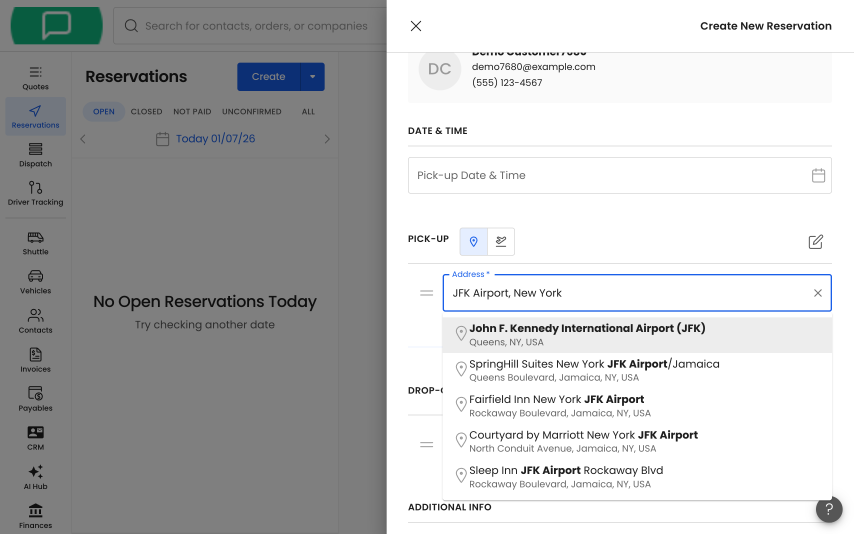
#> input picture .claude/skills/moovs-walkthrough-capture/scripts/walkthroughs/create-reservation-frames-20260107_214332/07_pickup_search.png, 2560 x 1600 px (shown at 1/3 size)
$ python create_gif.py out.png walkthroughs/create-reservation-frames-20260107_214332/07_pickup_search.png
#> lines starting #> are read from the running program, lines starting #| are printed output that depends on the picture
#!/usr/bin/env python3
"""
Moovs Walkthrough Capture - GIF Builder

Stitches screenshots into animated GIFs with optional annotations.
"""

import imageio
from PIL import Image, ImageDraw, ImageFont
from pathlib import Path
from typing import List, Optional
import os


class GifBuilder:
    """
    Builds animated GIFs from a sequence of screenshots.

    Supports annotations, timing control, and quality optimization.
    """

    # Quality presets
    QUALITY_PRESETS = {
        "low": {"colors": 64, "optimize": True},
        "medium": {"colors": 128, "optimize": True},
        "high": {"colors": 256, "optimize": False},
    }

    def __init__(
        self,
        frame_duration: int = 2000,
        max_width: int = 800,
        quality: str = "high",
        loop: bool = True,
        annotations: bool = True,
        annotation_height: int = 40,
        annotation_bg: str = "#333333",
        annotation_fg: str = "#FFFFFF"
    ):
        """
        Initialize the GIF builder.

        Args:
            frame_duration: Duration per frame in milliseconds
            max_width: Maximum width for the output GIF
            quality: Quality preset (low, medium, high)
            loop: Whether to loop the GIF
            annotations: Whether to add step labels
            annotation_height: Height of annotation bar
            annotation_bg: Background color for annotations
            annotation_fg: Text color for annotations
        """
        self.frame_duration = frame_duration
        self.max_width = max_width
        self.quality = quality
        self.loop = loop
        self.annotations = annotations
        self.annotation_height = annotation_height
        self.annotation_bg = annotation_bg
        self.annotation_fg = annotation_fg

    def create_gif(
        self,
        frame_paths: List[str],
        output_path: str,
        labels: Optional[List[str]] = None,
        durations: Optional[List[int]] = None
    ) -> str:
        """
        Create an animated GIF from screenshot frames.

        Args:
            frame_paths: List of paths to screenshot images
            output_path: Output path for the GIF
            labels: Optional labels for each frame (for annotations)
            durations: Optional per-frame durations in ms (overrides frame_duration)

        Returns:
            Path to the created GIF
        """
        if not frame_paths:
            raise ValueError("No frames provided")

        # Process frames
        processed_frames = []
        for i, path in enumerate(frame_paths):
            label = labels[i] if labels and i < len(labels) else None
            frame = self._process_frame(path, label)
            processed_frames.append(frame)

        # Calculate durations
        if durations:
            frame_durations = [d / 1000 for d in durations]  # Convert to seconds
        else:
            frame_durations = [self.frame_duration / 1000] * len(processed_frames)

        # Ensure output directory exists
        Path(output_path).parent.mkdir(parents=True, exist_ok=True)

        # Get quality settings
        quality_settings = self.QUALITY_PRESETS.get(self.quality, self.QUALITY_PRESETS["high"])

        # Convert to palette mode for GIF
        palette_frames = []
        for frame in processed_frames:
            # Convert to P mode (palette) with dithering for better quality
            p_frame = frame.convert('P', palette=Image.Palette.ADAPTIVE, colors=quality_settings.get("colors", 256))
            palette_frames.append(p_frame)

        # Save using PIL directly - handles per-frame durations correctly
        # Duration is in milliseconds for PIL
        durations_ms = [int(d * 1000) for d in frame_durations]

        palette_frames[0].save(
            output_path,
            save_all=True,
            append_images=palette_frames[1:] if len(palette_frames) > 1 else [],
            duration=durations_ms,
            loop=0 if self.loop else 1,
            optimize=quality_settings.get("optimize", False)
        )

        return output_path

    def _process_frame(self, path: str, label: Optional[str] = None) -> "Image":
        """
        Process a single frame: resize, add annotation.

        Args:
            path: Path to the image
            label: Optional label to add

        Returns:
            Processed PIL Image
        """
        img = Image.open(path)
#> img is the input picture: PIL image 2560x1600 RGB; mean R, G, B 189.3, 190.3, 190.9

        # Convert to RGB (GIFs don't support alpha well)
        if img.mode == "RGBA":
            # Create white background
            background = Image.new("RGB", img.size, (255, 255, 255))
            background.paste(img, mask=img.split()[3])
            img = background
        elif img.mode != "RGB":
            img = img.convert("RGB")

        # Resize if needed
        if img.width > self.max_width:
            ratio = self.max_width / img.width
#> ratio = 0.312
            new_height = int(img.height * ratio)
#> new_height = 500
            img = img.resize((self.max_width, new_height), Image.Resampling.LANCZOS)
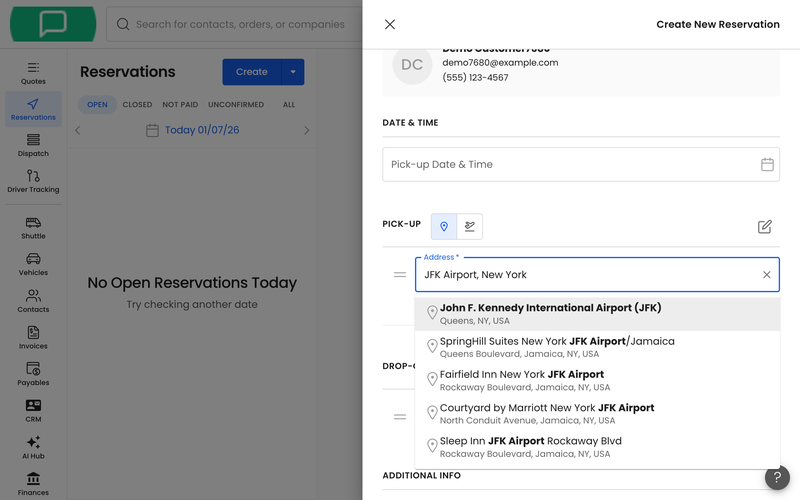
#> img: PIL image 800x500 RGB; mean R, G, B 189, 190, 190.7

        # Add annotation bar if label provided
        if label and self.annotations:
            img = self._add_annotation(img, label)

        return img

    # [175 lines left out: functions _add_annotation, _get_font, _optimize_gif, create_gif_with_transitions, _create_fade_transition, _create_slide_transition and 1 more, not called in this run]


# Example usage
if __name__ == "__main__":
    import sys

    if len(sys.argv) < 3:
        print("Usage: python create_gif.py output.gif frame1.png frame2.png ...")
        sys.exit(1)

    output = sys.argv[1]
    frames = sys.argv[2:]

    builder = GifBuilder(frame_duration=2000, max_width=800)
    builder.create_gif(frames, output)
#> in create_gif, `frame_durations = [self.frame_duration / 1000] * len(processed_frames)`: frame_durations = [2]
#> the loop in create_gif, `for frame in processed_frames:` made 1 pass
#> after the loop in create_gif, `for frame in processed_frames:`: palette_frames = 1 item
#> in create_gif, `durations_ms = [int(d * 1000) for d in frame_durations]`: durations_ms = [2000]
    print(f"Created: {output}")

$ run again, on .claude/skills/moovs-walkthrough-capture/scripts/walkthroughs/create-reservation-frames-20260107_214332/02_create_form.png
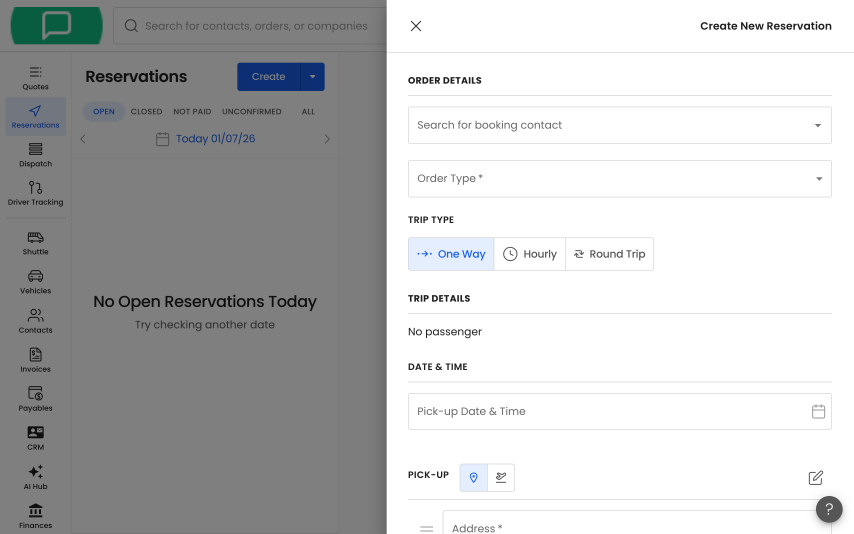
#> input picture .claude/skills/moovs-walkthrough-capture/scripts/walkthroughs/create-reservation-frames-20260107_214332/02_create_form.png, 2560 x 1600 px (shown at 1/3 size)
#> in _process_frame, img is the input picture: PIL image 2560x1600 RGB; mean R, G, B 192.2, 193.1, 193.5
#> in _process_frame, `img = img.resize((self.max_width, new_height), Image.Resampling.LANCZOS)`:
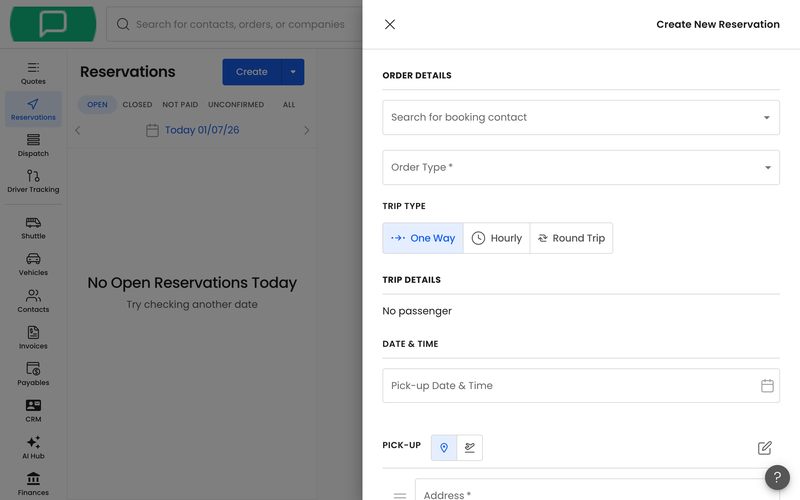
#> img: PIL image 800x500 RGB; mean R, G, B 192, 192.9, 193.3
#> frame_durations = [2]
#> the loop in create_gif, `for frame in processed_frames:` made 1 pass
#> after the loop in create_gif, `for frame in processed_frames:`: palette_frames = 1 item
#> durations_ms = [2000]

$ run again, on .claude/skills/moovs-walkthrough-capture/scripts/walkthroughs/create-reservation-frames-20260107_214332/04_new_contact_modal.png
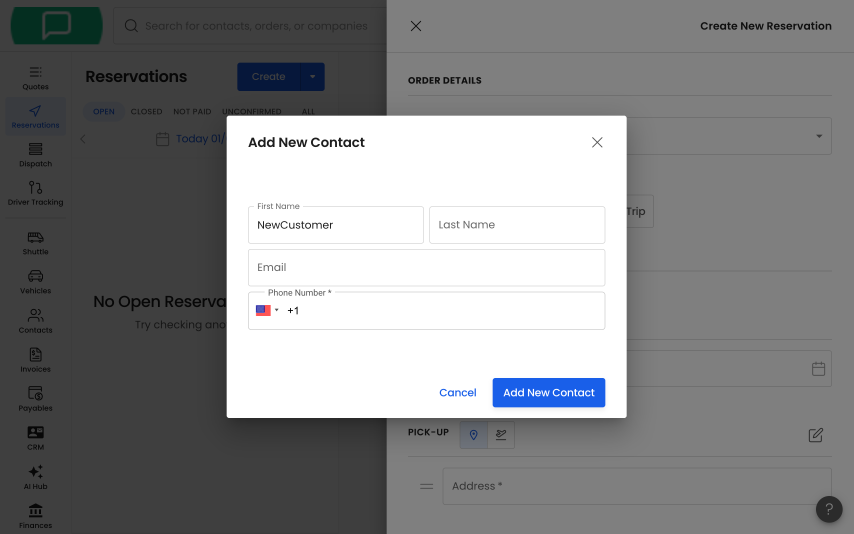
#> input picture .claude/skills/moovs-walkthrough-capture/scripts/walkthroughs/create-reservation-frames-20260107_214332/04_new_contact_modal.png, 2560 x 1600 px (shown at 1/3 size)
#> in _process_frame, img is the input picture: PIL image 2560x1600 RGB; mean R, G, B 134.1, 135, 136.1
#> in _process_frame, `img = img.resize((self.max_width, new_height), Image.Resampling.LANCZOS)`:
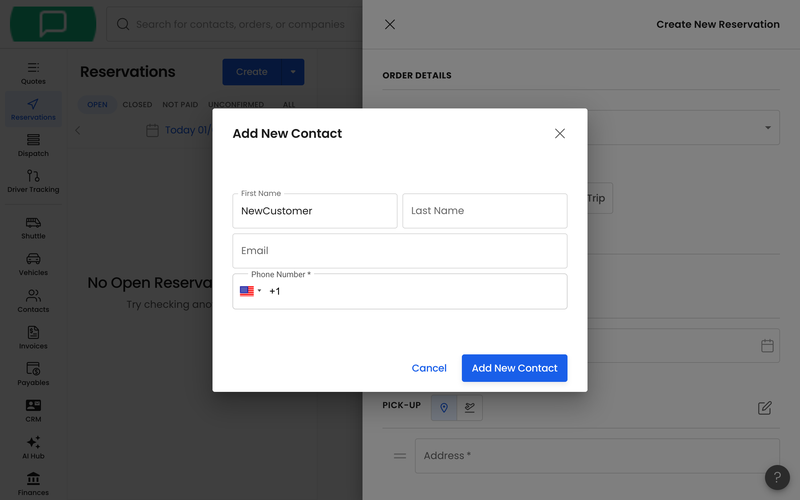
#> img: PIL image 800x500 RGB; mean R, G, B 134, 134.9, 136
#> frame_durations = [2]
#> the loop in create_gif, `for frame in processed_frames:` made 1 pass
#> after the loop in create_gif, `for frame in processed_frames:`: palette_frames = 1 item
#> durations_ms = [2000]
